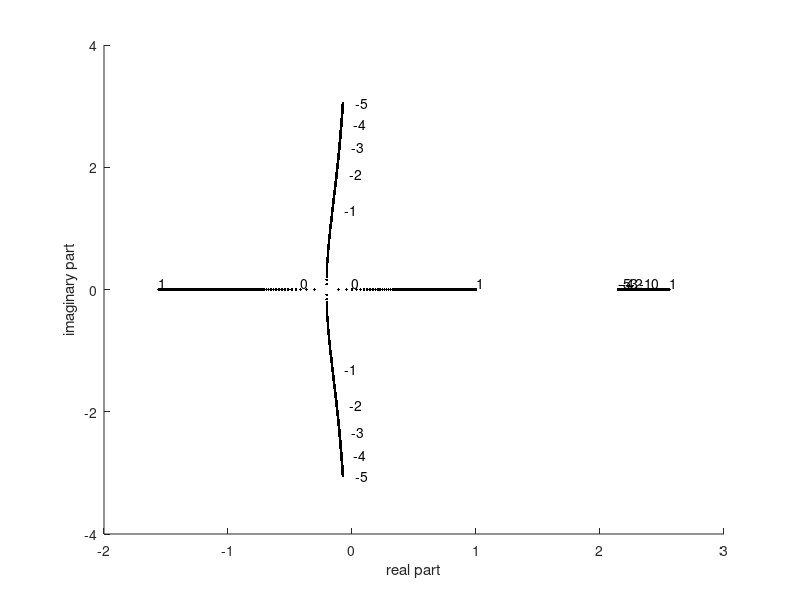

Reproduce this figure in MATLAB.
% EIGENSPLIT  Show eigenvalues of family of matrices B(x).

B = @(x) [ 2.0, -1.0, 1.0;
          -1.0,  0.0, 1.0;
             x,    x, 0.0];
figure(1),  hold on
for x = -5.0:0.01:1.0
    lam = eig(B(x));
    for k = 1:3
        plot(real(lam(k)),imag(lam(k)),'k.')
        if x == round(x)
            if (imag(lam(k)) == 0)
                text(real(lam(k)),imag(lam(k))+0.1,sprintf('%d',x))
            else
                text(real(lam(k))+0.1,imag(lam(k)),sprintf('%d',x))
            end
        end
    end
end
hold off,  xlabel('real part'),  ylabel('imaginary part')
